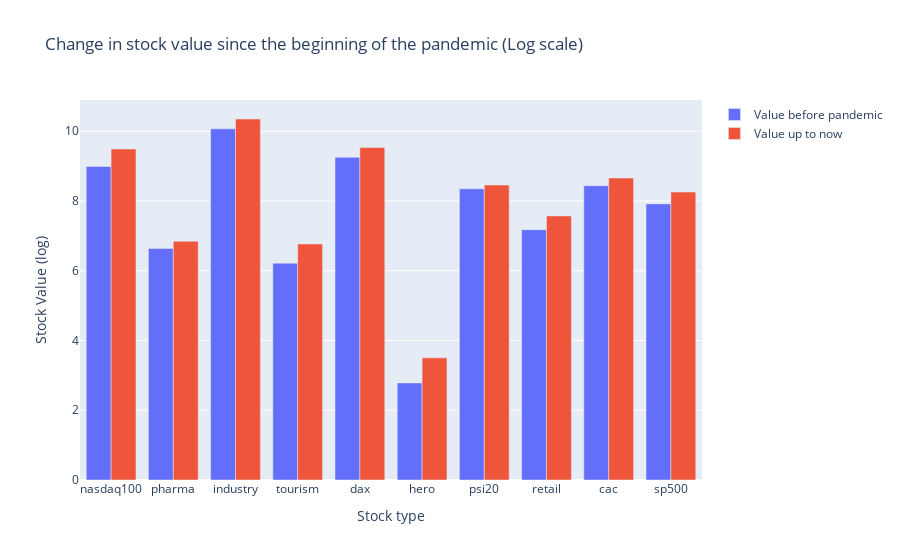

Notebook cell for this chart:
### Code cell
log_fig.show()

### Figure 1 — Plotly figure (JSON) as saved in the notebook; plotly's stock layout.template omitted (floating-point values rounded to 4 significant figures)
{"data": [{"name": "Value before pandemic", "type": "bar", "x": ["nasdaq100", "pharma", "industry", "tourism", "dax", "hero", "psi20", "retail", "cac", "sp500"], "y": [8.988, 6.636, 10.07, 6.215, 9.25, 2.783, 8.347, 7.176, 8.436, 7.916]}, {"name": "Value up to now", "type": "bar", "x": ["nasdaq100", "pharma", "industry", "tourism", "dax", "hero", "psi20", "retail", "cac", "sp500"], "y": [9.49, 6.844, 10.35, 6.766, 9.531, 3.501, 8.457, 7.572, 8.657, 8.255]}], "layout": {"title": {"text": "Change in stock value since the beginning of the pandemic (Log scale)"}, "xaxis": {"title": {"text": "Stock type"}}, "yaxis": {"title": {"text": "Stock Value (log)"}}}}
